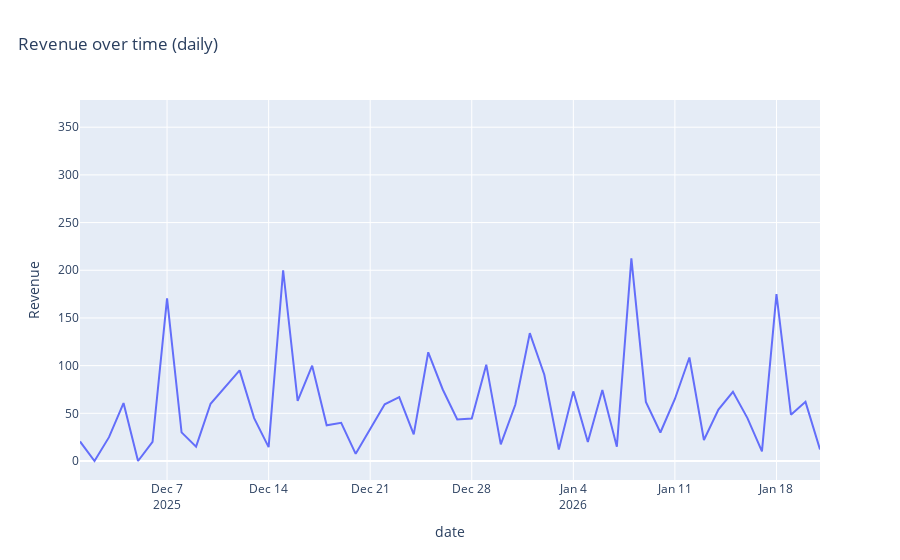

Notebook cell for this chart:
### Markdown cell above
#### 2. Does daily revenue show a consistent pattern or high variability over time?

### Code cell
trend = (
    df.groupby("date", dropna=False)
    .agg(
        n=("order_id", "size"),
        revenue=("amount", "sum")
    )
    .reset_index()
    .sort_values("date")
)

fig = px.line(
    trend,
    x="date",
    y="revenue",
    title="Revenue over time (daily)"
)

fig.update_layout(title={"x": 0.02})
fig.update_xaxes(title_text="date")
fig.update_yaxes(title_text="Revenue")
fig.show()

save_fig(fig, FIGS / "revenue_trend_daily.png")

### Figure 1 — Plotly figure (JSON) as saved in the notebook; plotly's stock layout.template omitted (floating-point values rounded to 4 significant figures)
{"data": [{"hovertemplate": "date=%{x}<br>revenue=%{y}<extra></extra>", "legendgroup": "", "line": {"color": "#636efa", "dash": "solid"}, "marker": {"symbol": "circle"}, "mode": "lines", "name": "", "orientation": "v", "showlegend": false, "type": "scatter", "x": ["2025-12-01", "2025-12-02", "2025-12-03", "2025-12-04", "2025-12-05", "2025-12-06", "2025-12-07", "2025-12-08", "2025-12-09", "2025-12-10", "2025-12-12", "2025-12-13", "2025-12-14", "2025-12-15", "2025-12-16", "2025-12-17", "2025-12-18", "2025-12-19", "2025-12-20", "2025-12-21", "2025-12-22", "2025-12-23", "2025-12-24", "2025-12-25", "2025-12-26", "2025-12-27", "2025-12-28", "2025-12-29", "2025-12-30", "2025-12-31", "2026-01-01", "2026-01-02", "2026-01-03", "2026-01-04", "2026-01-05", "2026-01-06", "2026-01-07", "2026-01-08", "2026-01-09", "2026-01-10", "2026-01-11", "2026-01-12", "2026-01-13", "2026-01-14", "2026-01-15", "2026-01-16", "2026-01-17", "2026-01-18", "2026-01-19", "2026-01-20", "2026-01-21", null], "xaxis": "x", "y": [20.5, 0.0, 25.0, 60.75, 0.0, 19.99, 170.5, 30.0, 15.0, 60.0, 95.0, 45.0, 14.5, 200.0, 63.0, 99.99, 37.5, 40.0, 7.5, 33.0, 59.5, 67.0, 28.0, 114.0, 74.99, 43.5, 44.5, 101.0, 17.5, 59.0, 134.0, 90.5, 12.0, 73.0, 19.99, 74.5, 15.0, 212.5, 62.0, 29.9, 65.0, 108.5, 22.0, 54.0, 72.5, 45.0, 10.0, 175.0, 48.5, 62.0, 12.0, 358.6], "yaxis": "y"}], "layout": {"legend": {"tracegroupgap": 0}, "title": {"text": "Revenue over time (daily)", "x": 0.02}, "xaxis": {"anchor": "y", "domain": [0, 1], "title": {"text": "date"}}, "yaxis": {"anchor": "x", "domain": [0, 1], "title": {"text": "Revenue"}}}}
